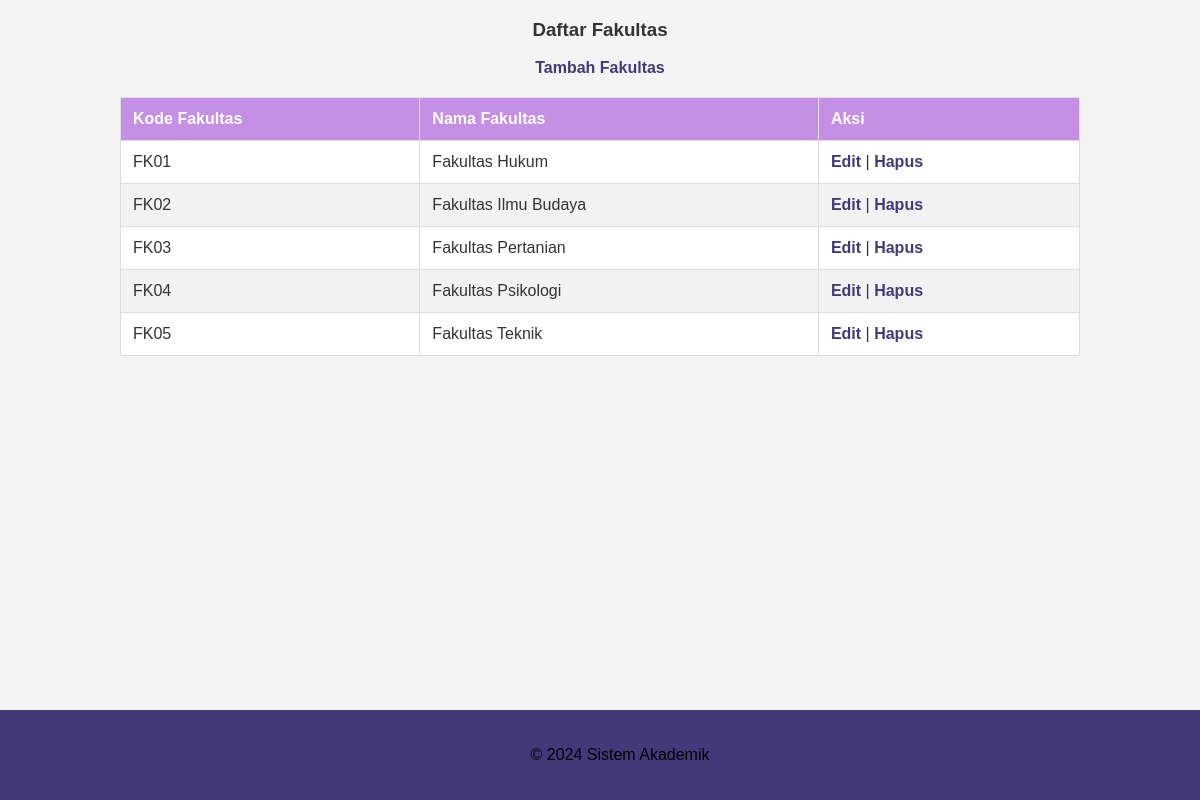
/fakultas.php, run on the app's committed database.
### tables this page shows
CREATE TABLE `fakultas` (
  `KodeFakultas` char(5) NOT NULL,
  `NamaFakultas` varchar(100) DEFAULT NULL
);

### fakultas.php (the view, shortened to what this page needs)
<?php
include 'database_pia.php';
$sql = "SELECT * FROM fakultas";
$result = $conn->query($sql);
?>
<!DOCTYPE html>
<html lang="en">
<head>
  <link rel="stylesheet" type="text/css" href="style.css">
</head>
<body>
<div class="content">
  <div class="table-header">
    <h3>Daftar Fakultas</h3>
    <a href="insert_fakultas.php" class="btn">Tambah Fakultas</a>
  </div>
  <table>
    <thead>
      <tr>
        <th>Kode Fakultas</th>
        <th>Nama Fakultas</th>
        <th>Aksi</th>
      </tr>
    </thead>
    <tbody>
      <?php if ($result->num_rows > 0) { ?>
        <?php while ($row = $result->fetch_assoc()) { ?>
          <tr>
            <td><?php echo $row['KodeFakultas']; ?></td>
            <td><?php echo $row['NamaFakultas']; ?></td>
            <td>
              <a href="edit_fakultas.php?kodeFakultas=<?php echo $row['KodeFakultas']; ?>">Edit</a> |
              <a href="delete_fakultas.php?kodeFakultas=<?php echo $row['KodeFakultas']; ?>" onclick="return confirm('Yakin ingin menghapus data ini?')">Hapus</a>
            </td>
          </tr>
        <?php } ?>
      <?php } else { ?>
        <tr>
          <td colspan="3">Tidak ada data fakultas.</td>
        </tr>
      <?php } ?>
    </tbody>
  </table>
</div>
<footer>
  <p>&copy; 2024 Sistem Akademik</p>
</footer>
</body>
</html>

### style.css (style rules this page uses)
body { font-family: Arial, sans-serif; background-color: #f4f4f4; color: #333; margin: 0; padding: 0; }
h2, h3 { color: #333; text-align: center; }
table { width: 80%; margin: 20px auto; border-collapse: collapse; background-color: #fff; }
th, td { padding: 12px; text-align: left; border: 1px solid #ddd; }
th { background-color: #C68FE6; color: white; }
tr:nth-child(even) { background-color: #f2f2f2; }
a { color: #433878; text-decoration: none; font-weight: bold; }
.table-header { text-align: center; margin-bottom: 20px; display: flex; flex-direction: column; align-items: center; justify-content: center; }
footer { text-align: center; padding: 20px; background-color: #433878; color: rgb(0, 0, 0); position: fixed; bottom: 0; width: 100%; }

### data on the page
fakultas: KodeFakultas "FK01", NamaFakultas "Fakultas Hukum"
fakultas: KodeFakultas "FK02", NamaFakultas "Fakultas Ilmu Budaya"
fakultas: KodeFakultas "FK03", NamaFakultas "Fakultas Pertanian"
fakultas: KodeFakultas "FK04", NamaFakultas "Fakultas Psikologi"
fakultas: KodeFakultas "FK05", NamaFakultas "Fakultas Teknik"
